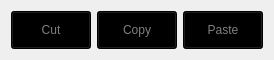
  <widget class="QWidget" name="horizontalLayoutWidget_2">
   <property name="geometry">
    <rect>
     <x>1030</x>
     <y>800</y>
     <width>179</width>
     <height>41</height>
    </rect>
   </property>
   <layout class="QHBoxLayout" name="Using_clipboard">
    <item>
     <widget class="QPushButton" name="cut">
      <property name="cursor">
       <cursorShape>PointingHandCursor</cursorShape>
      </property>
      <property name="styleSheet">
       <string notr="true">QPushButton{
  background-color: black;
  color: gray;
  width: 55px;
  height: 30px;
}

QPushButton:hover {
  background-color: silver;
}

QPushButton:pressed {
  background-color: white;
}</string>
      </property>
      <property name="text">
       <string>Cut</string>
      </property>
     </widget>
    </item>
    <item>
     <widget class="QPushButton" name="copy">
      <property name="cursor">
       <cursorShape>PointingHandCursor</cursorShape>
      </property>
      <property name="styleSheet">
       <string notr="true">QPushButton{
  background-color: black;
  color: gray;
  width: 55px;
  height: 30px;
}

QPushButton:hover {
  background-color: silver;
}

QPushButton:pressed {
  background-color: white;
}</string>
      </property>
      <property name="text">
       <string>Copy</string>
      </property>
     </widget>
    </item>
    <item>
     <widget class="QPushButton" name="paste">
      <property name="cursor">
       <cursorShape>PointingHandCursor</cursorShape>
      </property>
      <property name="styleSheet">
       <string notr="true">QPushButton{
  background-color: black;
  color: gray;
  width: 55px;
  height: 30px;
}

QPushButton:hover {
  background-color: silver;
}

QPushButton:pressed {
  background-color: white;
}</string>
      </property>
      <property name="text">
       <string>Paste</string>
      </property>
     </widget>
    </item>
   </layout>
  </widget>
